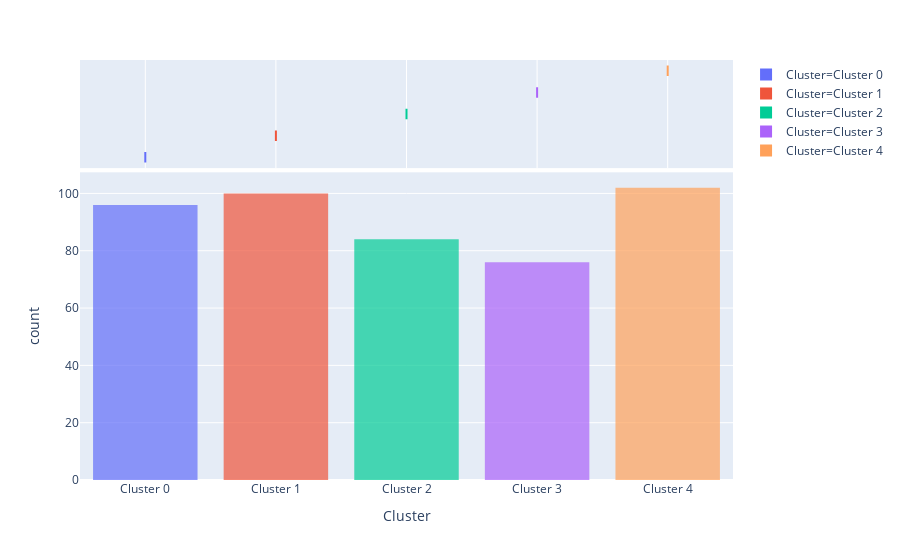

Notebook cell for this chart:
### Code cell
plot_model(kmeans, plot="distribution")

### Figure 1 — Plotly figure (JSON) as saved in the notebook; plotly's stock layout.template omitted (floating-point values rounded to 4 significant figures; data arrays with more than 128 entries replaced by an {"elided": "..."} marker saying what was removed)
{"data": [{"alignmentgroup": "True", "bingroup": "x", "hoverlabel": {"namelength": 0}, "hovertemplate": "Cluster=%{x}<br>count=%{y}", "legendgroup": "Cluster=Cluster 0", "marker": {"color": "#636efa", "opacity": 0.7}, "name": "Cluster=Cluster 0", "offsetgroup": "Cluster=Cluster 0", "orientation": "v", "showlegend": true, "type": "histogram", "x": ["Cluster 0", "Cluster 0", "Cluster 0", "Cluster 0", "Cluster 0", "Cluster 0", "Cluster 0", "Cluster 0", "Cluster 0", "Cluster 0", "Cluster 0", "Cluster 0", "Cluster 0", "Cluster 0", "Cluster 0", "Cluster 0", "Cluster 0", "Cluster 0", "Cluster 0", "Cluster 0", "Cluster 0", "Cluster 0", "Cluster 0", "Cluster 0", "Cluster 0", "Cluster 0", "Cluster 0", "Cluster 0", "Cluster 0", "Cluster 0", "Cluster 0", "Cluster 0", "Cluster 0", "Cluster 0", "Cluster 0", "Cluster 0", "Cluster 0", "Cluster 0", "Cluster 0", "Cluster 0", "Cluster 0", "Cluster 0", "Cluster 0", "Cluster 0", "Cluster 0", "Cluster 0", "Cluster 0", "Cluster 0", "Cluster 0", "Cluster 0", "Cluster 0", "Cluster 0", "Cluster 0", "Cluster 0", "Cluster 0", "Cluster 0", "Cluster 0", "Cluster 0", "Cluster 0", "Cluster 0", "Cluster 0", "Cluster 0", "Cluster 0", "Cluster 0", "Cluster 0", "Cluster 0", "Cluster 0", "Cluster 0", "Cluster 0", "Cluster 0", "Cluster 0", "Cluster 0", "Cluster 0", "Cluster 0", "Cluster 0", "Cluster 0", "Cluster 0", "Cluster 0", "Cluster 0", "Cluster 0", "Cluster 0", "Cluster 0", "Cluster 0", "Cluster 0", "Cluster 0", "Cluster 0", "Cluster 0", "Cluster 0", "Cluster 0", "Cluster 0", "Cluster 0", "Cluster 0", "Cluster 0", "Cluster 0", "Cluster 0", "Cluster 0"], "xaxis": "x", "yaxis": "y"}, {"alignmentgroup": "True", "customdata": {"elided": "96x14 mixed values"}, "hoverlabel": {"namelength": 0}, "hovertemplate": "Cluster=%{customdata[13]}<br>FAC1=%{customdata[0]}<br>FAC2=%{customdata[1]}<br>FAC3=%{customdata[2]}<br>FAC4=%{customdata[3]}<br>FAC5=%{customdata[4]}<br>FAC6=%{customdata[5]}<br>FAC7=%{customdata[6]}<br>FAC8=%{customdata[7]}<br>FAC9=%{customdata[8]}<br>FAC10=%{customdata[9]}<br>FAC11=%{customdata[10]}<br>FAC12=%{customdata[11]}<br>FAC13=%{customdata[12]}", "legendgroup": "Cluster=Cluster 0", "marker": {"color": "#636efa"}, "name": "Cluster=Cluster 0", "notched": true, "offsetgroup": "Cluster=Cluster 0", "showlegend": false, "type": "box", "x": ["Cluster 0", "Cluster 0", "Cluster 0", "Cluster 0", "Cluster 0", "Cluster 0", "Cluster 0", "Cluster 0", "Cluster 0", "Cluster 0", "Cluster 0", "Cluster 0", "Cluster 0", "Cluster 0", "Cluster 0", "Cluster 0", "Cluster 0", "Cluster 0", "Cluster 0", "Cluster 0", "Cluster 0", "Cluster 0", "Cluster 0", "Cluster 0", "Cluster 0", "Cluster 0", "Cluster 0", "Cluster 0", "Cluster 0", "Cluster 0", "Cluster 0", "Cluster 0", "Cluster 0", "Cluster 0", "Cluster 0", "Cluster 0", "Cluster 0", "Cluster 0", "Cluster 0", "Cluster 0", "Cluster 0", "Cluster 0", "Cluster 0", "Cluster 0", "Cluster 0", "Cluster 0", "Cluster 0", "Cluster 0", "Cluster 0", "Cluster 0", "Cluster 0", "Cluster 0", "Cluster 0", "Cluster 0", "Cluster 0", "Cluster 0", "Cluster 0", "Cluster 0", "Cluster 0", "Cluster 0", "Cluster 0", "Cluster 0", "Cluster 0", "Cluster 0", "Cluster 0", "Cluster 0", "Cluster 0", "Cluster 0", "Cluster 0", "Cluster 0", "Cluster 0", "Cluster 0", "Cluster 0", "Cluster 0", "Cluster 0", "Cluster 0", "Cluster 0", "Cluster 0", "Cluster 0", "Cluster 0", "Cluster 0", "Cluster 0", "Cluster 0", "Cluster 0", "Cluster 0", "Cluster 0", "Cluster 0", "Cluster 0", "Cluster 0", "Cluster 0", "Cluster 0", "Cluster 0", "Cluster 0", "Cluster 0", "Cluster 0", "Cluster 0"], "xaxis": "x2", "yaxis": "y2"}, {"alignmentgroup": "True", "bingroup": "x", "hoverlabel": {"namelength": 0}, "hovertemplate": "Cluster=%{x}<br>count=%{y}", "legendgroup": "Cluster=Cluster 1", "marker": {"color": "#EF553B", "opacity": 0.7}, "name": "Cluster=Cluster 1", "offsetgroup": "Cluster=Cluster 1", "orientation": "v", "showlegend": true, "type": "histogram", "x": ["Cluster 1", "Cluster 1", "Cluster 1", "Cluster 1", "Cluster 1", "Cluster 1", "Cluster 1", "Cluster 1", "Cluster 1", "Cluster 1", "Cluster 1", "Cluster 1", "Cluster 1", "Cluster 1", "Cluster 1", "Cluster 1", "Cluster 1", "Cluster 1", "Cluster 1", "Cluster 1", "Cluster 1", "Cluster 1", "Cluster 1", "Cluster 1", "Cluster 1", "Cluster 1", "Cluster 1", "Cluster 1", "Cluster 1", "Cluster 1", "Cluster 1", "Cluster 1", "Cluster 1", "Cluster 1", "Cluster 1", "Cluster 1", "Cluster 1", "Cluster 1", "Cluster 1", "Cluster 1", "Cluster 1", "Cluster 1", "Cluster 1", "Cluster 1", "Cluster 1", "Cluster 1", "Cluster 1", "Cluster 1", "Cluster 1", "Cluster 1", "Cluster 1", "Cluster 1", "Cluster 1", "Cluster 1", "Cluster 1", "Cluster 1", "Cluster 1", "Cluster 1", "Cluster 1", "Cluster 1", "Cluster 1", "Cluster 1", "Cluster 1", "Cluster 1", "Cluster 1", "Cluster 1", "Cluster 1", "Cluster 1", "Cluster 1", "Cluster 1", "Cluster 1", "Cluster 1", "Cluster 1", "Cluster 1", "Cluster 1", "Cluster 1", "Cluster 1", "Cluster 1", "Cluster 1", "Cluster 1", "Cluster 1", "Cluster 1", "Cluster 1", "Cluster 1", "Cluster 1", "Cluster 1", "Cluster 1", "Cluster 1", "Cluster 1", "Cluster 1", "Cluster 1", "Cluster 1", "Cluster 1", "Cluster 1", "Cluster 1", "Cluster 1", "Cluster 1", "Cluster 1", "Cluster 1", "Cluster 1"], "xaxis": "x", "yaxis": "y"}, {"alignmentgroup": "True", "customdata": {"elided": "100x14 mixed values"}, "hoverlabel": {"namelength": 0}, "hovertemplate": "Cluster=%{customdata[13]}<br>FAC1=%{customdata[0]}<br>FAC2=%{customdata[1]}<br>FAC3=%{customdata[2]}<br>FAC4=%{customdata[3]}<br>FAC5=%{customdata[4]}<br>FAC6=%{customdata[5]}<br>FAC7=%{customdata[6]}<br>FAC8=%{customdata[7]}<br>FAC9=%{customdata[8]}<br>FAC10=%{customdata[9]}<br>FAC11=%{customdata[10]}<br>FAC12=%{customdata[11]}<br>FAC13=%{customdata[12]}", "legendgroup": "Cluster=Cluster 1", "marker": {"color": "#EF553B"}, "name": "Cluster=Cluster 1", "notched": true, "offsetgroup": "Cluster=Cluster 1", "showlegend": false, "type": "box", "x": ["Cluster 1", "Cluster 1", "Cluster 1", "Cluster 1", "Cluster 1", "Cluster 1", "Cluster 1", "Cluster 1", "Cluster 1", "Cluster 1", "Cluster 1", "Cluster 1", "Cluster 1", "Cluster 1", "Cluster 1", "Cluster 1", "Cluster 1", "Cluster 1", "Cluster 1", "Cluster 1", "Cluster 1", "Cluster 1", "Cluster 1", "Cluster 1", "Cluster 1", "Cluster 1", "Cluster 1", "Cluster 1", "Cluster 1", "Cluster 1", "Cluster 1", "Cluster 1", "Cluster 1", "Cluster 1", "Cluster 1", "Cluster 1", "Cluster 1", "Cluster 1", "Cluster 1", "Cluster 1", "Cluster 1", "Cluster 1", "Cluster 1", "Cluster 1", "Cluster 1", "Cluster 1", "Cluster 1", "Cluster 1", "Cluster 1", "Cluster 1", "Cluster 1", "Cluster 1", "Cluster 1", "Cluster 1", "Cluster 1", "Cluster 1", "Cluster 1", "Cluster 1", "Cluster 1", "Cluster 1", "Cluster 1", "Cluster 1", "Cluster 1", "Cluster 1", "Cluster 1", "Cluster 1", "Cluster 1", "Cluster 1", "Cluster 1", "Cluster 1", "Cluster 1", "Cluster 1", "Cluster 1", "Cluster 1", "Cluster 1", "Cluster 1", "Cluster 1", "Cluster 1", "Cluster 1", "Cluster 1", "Cluster 1", "Cluster 1", "Cluster 1", "Cluster 1", "Cluster 1", "Cluster 1", "Cluster 1", "Cluster 1", "Cluster 1", "Cluster 1", "Cluster 1", "Cluster 1", "Cluster 1", "Cluster 1", "Cluster 1", "Cluster 1", "Cluster 1", "Cluster 1", "Cluster 1", "Cluster 1"], "xaxis": "x2", "yaxis": "y2"}, {"alignmentgroup": "True", "bingroup": "x", "hoverlabel": {"namelength": 0}, "hovertemplate": "Cluster=%{x}<br>count=%{y}", "legendgroup": "Cluster=Cluster 2", "marker": {"color": "#00cc96", "opacity": 0.7}, "name": "Cluster=Cluster 2", "offsetgroup": "Cluster=Cluster 2", "orientation": "v", "showlegend": true, "type": "histogram", "x": ["Cluster 2", "Cluster 2", "Cluster 2", "Cluster 2", "Cluster 2", "Cluster 2", "Cluster 2", "Cluster 2", "Cluster 2", "Cluster 2", "Cluster 2", "Cluster 2", "Cluster 2", "Cluster 2", "Cluster 2", "Cluster 2", "Cluster 2", "Cluster 2", "Cluster 2", "Cluster 2", "Cluster 2", "Cluster 2", "Cluster 2", "Cluster 2", "Cluster 2", "Cluster 2", "Cluster 2", "Cluster 2", "Cluster 2", "Cluster 2", "Cluster 2", "Cluster 2", "Cluster 2", "Cluster 2", "Cluster 2", "Cluster 2", "Cluster 2", "Cluster 2", "Cluster 2", "Cluster 2", "Cluster 2", "Cluster 2", "Cluster 2", "Cluster 2", "Cluster 2", "Cluster 2", "Cluster 2", "Cluster 2", "Cluster 2", "Cluster 2", "Cluster 2", "Cluster 2", "Cluster 2", "Cluster 2", "Cluster 2", "Cluster 2", "Cluster 2", "Cluster 2", "Cluster 2", "Cluster 2", "Cluster 2", "Cluster 2", "Cluster 2", "Cluster 2", "Cluster 2", "Cluster 2", "Cluster 2", "Cluster 2", "Cluster 2", "Cluster 2", "Cluster 2", "Cluster 2", "Cluster 2", "Cluster 2", "Cluster 2", "Cluster 2", "Cluster 2", "Cluster 2", "Cluster 2", "Cluster 2", "Cluster 2", "Cluster 2", "Cluster 2", "Cluster 2"], "xaxis": "x", "yaxis": "y"}, {"alignmentgroup": "True", "customdata": {"elided": "84x14 mixed values"}, "hoverlabel": {"namelength": 0}, "hovertemplate": "Cluster=%{customdata[13]}<br>FAC1=%{customdata[0]}<br>FAC2=%{customdata[1]}<br>FAC3=%{customdata[2]}<br>FAC4=%{customdata[3]}<br>FAC5=%{customdata[4]}<br>FAC6=%{customdata[5]}<br>FAC7=%{customdata[6]}<br>FAC8=%{customdata[7]}<br>FAC9=%{customdata[8]}<br>FAC10=%{customdata[9]}<br>FAC11=%{customdata[10]}<br>FAC12=%{customdata[11]}<br>FAC13=%{customdata[12]}", "legendgroup": "Cluster=Cluster 2", "marker": {"color": "#00cc96"}, "name": "Cluster=Cluster 2", "notched": true, "offsetgroup": "Cluster=Cluster 2", "showlegend": false, "type": "box", "x": ["Cluster 2", "Cluster 2", "Cluster 2", "Cluster 2", "Cluster 2", "Cluster 2", "Cluster 2", "Cluster 2", "Cluster 2", "Cluster 2", "Cluster 2", "Cluster 2", "Cluster 2", "Cluster 2", "Cluster 2", "Cluster 2", "Cluster 2", "Cluster 2", "Cluster 2", "Cluster 2", "Cluster 2", "Cluster 2", "Cluster 2", "Cluster 2", "Cluster 2", "Cluster 2", "Cluster 2", "Cluster 2", "Cluster 2", "Cluster 2", "Cluster 2", "Cluster 2", "Cluster 2", "Cluster 2", "Cluster 2", "Cluster 2", "Cluster 2", "Cluster 2", "Cluster 2", "Cluster 2", "Cluster 2", "Cluster 2", "Cluster 2", "Cluster 2", "Cluster 2", "Cluster 2", "Cluster 2", "Cluster 2", "Cluster 2", "Cluster 2", "Cluster 2", "Cluster 2", "Cluster 2", "Cluster 2", "Cluster 2", "Cluster 2", "Cluster 2", "Cluster 2", "Cluster 2", "Cluster 2", "Cluster 2", "Cluster 2", "Cluster 2", "Cluster 2", "Cluster 2", "Cluster 2", "Cluster 2", "Cluster 2", "Cluster 2", "Cluster 2", "Cluster 2", "Cluster 2", "Cluster 2", "Cluster 2", "Cluster 2", "Cluster 2", "Cluster 2", "Cluster 2", "Cluster 2", "Cluster 2", "Cluster 2", "Cluster 2", "Cluster 2", "Cluster 2"], "xaxis": "x2", "yaxis": "y2"}, {"alignmentgroup": "True", "bingroup": "x", "hoverlabel": {"namelength": 0}, "hovertemplate": "Cluster=%{x}<br>count=%{y}", "legendgroup": "Cluster=Cluster 3", "marker": {"color": "#ab63fa", "opacity": 0.7}, "name": "Cluster=Cluster 3", "offsetgroup": "Cluster=Cluster 3", "orientation": "v", "showlegend": true, "type": "histogram", "x": ["Cluster 3", "Cluster 3", "Cluster 3", "Cluster 3", "Cluster 3", "Cluster 3", "Cluster 3", "Cluster 3", "Cluster 3", "Cluster 3", "Cluster 3", "Cluster 3", "Cluster 3", "Cluster 3", "Cluster 3", "Cluster 3", "Cluster 3", "Cluster 3", "Cluster 3", "Cluster 3", "Cluster 3", "Cluster 3", "Cluster 3", "Cluster 3", "Cluster 3", "Cluster 3", "Cluster 3", "Cluster 3", "Cluster 3", "Cluster 3", "Cluster 3", "Cluster 3", "Cluster 3", "Cluster 3", "Cluster 3", "Cluster 3", "Cluster 3", "Cluster 3", "Cluster 3", "Cluster 3", "Cluster 3", "Cluster 3", "Cluster 3", "Cluster 3", "Cluster 3", "Cluster 3", "Cluster 3", "Cluster 3", "Cluster 3", "Cluster 3", "Cluster 3", "Cluster 3", "Cluster 3", "Cluster 3", "Cluster 3", "Cluster 3", "Cluster 3", "Cluster 3", "Cluster 3", "Cluster 3", "Cluster 3", "Cluster 3", "Cluster 3", "Cluster 3", "Cluster 3", "Cluster 3", "Cluster 3", "Cluster 3", "Cluster 3", "Cluster 3", "Cluster 3", "Cluster 3", "Cluster 3", "Cluster 3", "Cluster 3", "Cluster 3"], "xaxis": "x", "yaxis": "y"}, {"alignmentgroup": "True", "customdata": {"elided": "76x14 mixed values"}, "hoverlabel": {"namelength": 0}, "hovertemplate": "Cluster=%{customdata[13]}<br>FAC1=%{customdata[0]}<br>FAC2=%{customdata[1]}<br>FAC3=%{customdata[2]}<br>FAC4=%{customdata[3]}<br>FAC5=%{customdata[4]}<br>FAC6=%{customdata[5]}<br>FAC7=%{customdata[6]}<br>FAC8=%{customdata[7]}<br>FAC9=%{customdata[8]}<br>FAC10=%{customdata[9]}<br>FAC11=%{customdata[10]}<br>FAC12=%{customdata[11]}<br>FAC13=%{customdata[12]}", "legendgroup": "Cluster=Cluster 3", "marker": {"color": "#ab63fa"}, "name": "Cluster=Cluster 3", "notched": true, "offsetgroup": "Cluster=Cluster 3", "showlegend": false, "type": "box", "x": ["Cluster 3", "Cluster 3", "Cluster 3", "Cluster 3", "Cluster 3", "Cluster 3", "Cluster 3", "Cluster 3", "Cluster 3", "Cluster 3", "Cluster 3", "Cluster 3", "Cluster 3", "Cluster 3", "Cluster 3", "Cluster 3", "Cluster 3", "Cluster 3", "Cluster 3", "Cluster 3", "Cluster 3", "Cluster 3", "Cluster 3", "Cluster 3", "Cluster 3", "Cluster 3", "Cluster 3", "Cluster 3", "Cluster 3", "Cluster 3", "Cluster 3", "Cluster 3", "Cluster 3", "Cluster 3", "Cluster 3", "Cluster 3", "Cluster 3", "Cluster 3", "Cluster 3", "Cluster 3", "Cluster 3", "Cluster 3", "Cluster 3", "Cluster 3", "Cluster 3", "Cluster 3", "Cluster 3", "Cluster 3", "Cluster 3", "Cluster 3", "Cluster 3", "Cluster 3", "Cluster 3", "Cluster 3", "Cluster 3", "Cluster 3", "Cluster 3", "Cluster 3", "Cluster 3", "Cluster 3", "Cluster 3", "Cluster 3", "Cluster 3", "Cluster 3", "Cluster 3", "Cluster 3", "Cluster 3", "Cluster 3", "Cluster 3", "Cluster 3", "Cluster 3", "Cluster 3", "Cluster 3", "Cluster 3", "Cluster 3", "Cluster 3"], "xaxis": "x2", "yaxis": "y2"}, {"alignmentgroup": "True", "bingroup": "x", "hoverlabel": {"namelength": 0}, "hovertemplate": "Cluster=%{x}<br>count=%{y}", "legendgroup": "Cluster=Cluster 4", "marker": {"color": "#FFA15A", "opacity": 0.7}, "name": "Cluster=Cluster 4", "offsetgroup": "Cluster=Cluster 4", "orientation": "v", "showlegend": true, "type": "histogram", "x": ["Cluster 4", "Cluster 4", "Cluster 4", "Cluster 4", "Cluster 4", "Cluster 4", "Cluster 4", "Cluster 4", "Cluster 4", "Cluster 4", "Cluster 4", "Cluster 4", "Cluster 4", "Cluster 4", "Cluster 4", "Cluster 4", "Cluster 4", "Cluster 4", "Cluster 4", "Cluster 4", "Cluster 4", "Cluster 4", "Cluster 4", "Cluster 4", "Cluster 4", "Cluster 4", "Cluster 4", "Cluster 4", "Cluster 4", "Cluster 4", "Cluster 4", "Cluster 4", "Cluster 4", "Cluster 4", "Cluster 4", "Cluster 4", "Cluster 4", "Cluster 4", "Cluster 4", "Cluster 4", "Cluster 4", "Cluster 4", "Cluster 4", "Cluster 4", "Cluster 4", "Cluster 4", "Cluster 4", "Cluster 4", "Cluster 4", "Cluster 4", "Cluster 4", "Cluster 4", "Cluster 4", "Cluster 4", "Cluster 4", "Cluster 4", "Cluster 4", "Cluster 4", "Cluster 4", "Cluster 4", "Cluster 4", "Cluster 4", "Cluster 4", "Cluster 4", "Cluster 4", "Cluster 4", "Cluster 4", "Cluster 4", "Cluster 4", "Cluster 4", "Cluster 4", "Cluster 4", "Cluster 4", "Cluster 4", "Cluster 4", "Cluster 4", "Cluster 4", "Cluster 4", "Cluster 4", "Cluster 4", "Cluster 4", "Cluster 4", "Cluster 4", "Cluster 4", "Cluster 4", "Cluster 4", "Cluster 4", "Cluster 4", "Cluster 4", "Cluster 4", "Cluster 4", "Cluster 4", "Cluster 4", "Cluster 4", "Cluster 4", "Cluster 4", "Cluster 4", "Cluster 4", "Cluster 4", "Cluster 4", "Cluster 4", "Cluster 4"], "xaxis": "x", "yaxis": "y"}, {"alignmentgroup": "True", "customdata": {"elided": "102x14 mixed values"}, "hoverlabel": {"namelength": 0}, "hovertemplate": "Cluster=%{customdata[13]}<br>FAC1=%{customdata[0]}<br>FAC2=%{customdata[1]}<br>FAC3=%{customdata[2]}<br>FAC4=%{customdata[3]}<br>FAC5=%{customdata[4]}<br>FAC6=%{customdata[5]}<br>FAC7=%{customdata[6]}<br>FAC8=%{customdata[7]}<br>FAC9=%{customdata[8]}<br>FAC10=%{customdata[9]}<br>FAC11=%{customdata[10]}<br>FAC12=%{customdata[11]}<br>FAC13=%{customdata[12]}", "legendgroup": "Cluster=Cluster 4", "marker": {"color": "#FFA15A"}, "name": "Cluster=Cluster 4", "notched": true, "offsetgroup": "Cluster=Cluster 4", "showlegend": false, "type": "box", "x": ["Cluster 4", "Cluster 4", "Cluster 4", "Cluster 4", "Cluster 4", "Cluster 4", "Cluster 4", "Cluster 4", "Cluster 4", "Cluster 4", "Cluster 4", "Cluster 4", "Cluster 4", "Cluster 4", "Cluster 4", "Cluster 4", "Cluster 4", "Cluster 4", "Cluster 4", "Cluster 4", "Cluster 4", "Cluster 4", "Cluster 4", "Cluster 4", "Cluster 4", "Cluster 4", "Cluster 4", "Cluster 4", "Cluster 4", "Cluster 4", "Cluster 4", "Cluster 4", "Cluster 4", "Cluster 4", "Cluster 4", "Cluster 4", "Cluster 4", "Cluster 4", "Cluster 4", "Cluster 4", "Cluster 4", "Cluster 4", "Cluster 4", "Cluster 4", "Cluster 4", "Cluster 4", "Cluster 4", "Cluster 4", "Cluster 4", "Cluster 4", "Cluster 4", "Cluster 4", "Cluster 4", "Cluster 4", "Cluster 4", "Cluster 4", "Cluster 4", "Cluster 4", "Cluster 4", "Cluster 4", "Cluster 4", "Cluster 4", "Cluster 4", "Cluster 4", "Cluster 4", "Cluster 4", "Cluster 4", "Cluster 4", "Cluster 4", "Cluster 4", "Cluster 4", "Cluster 4", "Cluster 4", "Cluster 4", "Cluster 4", "Cluster 4", "Cluster 4", "Cluster 4", "Cluster 4", "Cluster 4", "Cluster 4", "Cluster 4", "Cluster 4", "Cluster 4", "Cluster 4", "Cluster 4", "Cluster 4", "Cluster 4", "Cluster 4", "Cluster 4", "Cluster 4", "Cluster 4", "Cluster 4", "Cluster 4", "Cluster 4", "Cluster 4", "Cluster 4", "Cluster 4", "Cluster 4", "Cluster 4", "Cluster 4", "Cluster 4"], "xaxis": "x2", "yaxis": "y2"}], "layout": {"barmode": "relative", "legend": {"tracegroupgap": 0}, "margin": {"t": 60}, "xaxis": {"anchor": "y", "categoryarray": ["Cluster 0", "Cluster 1", "Cluster 2", "Cluster 3", "Cluster 4"], "categoryorder": "array", "domain": [0, 1], "title": {"text": "Cluster"}}, "xaxis2": {"anchor": "y2", "domain": [0, 1], "matches": "x", "showgrid": true, "showticklabels": false}, "yaxis": {"anchor": "x", "domain": [0, 0.7326], "title": {"text": "count"}}, "yaxis2": {"anchor": "x2", "domain": [0.7426, 1], "matches": "y2", "showgrid": false, "showline": false, "showticklabels": false, "ticks": ""}}}
